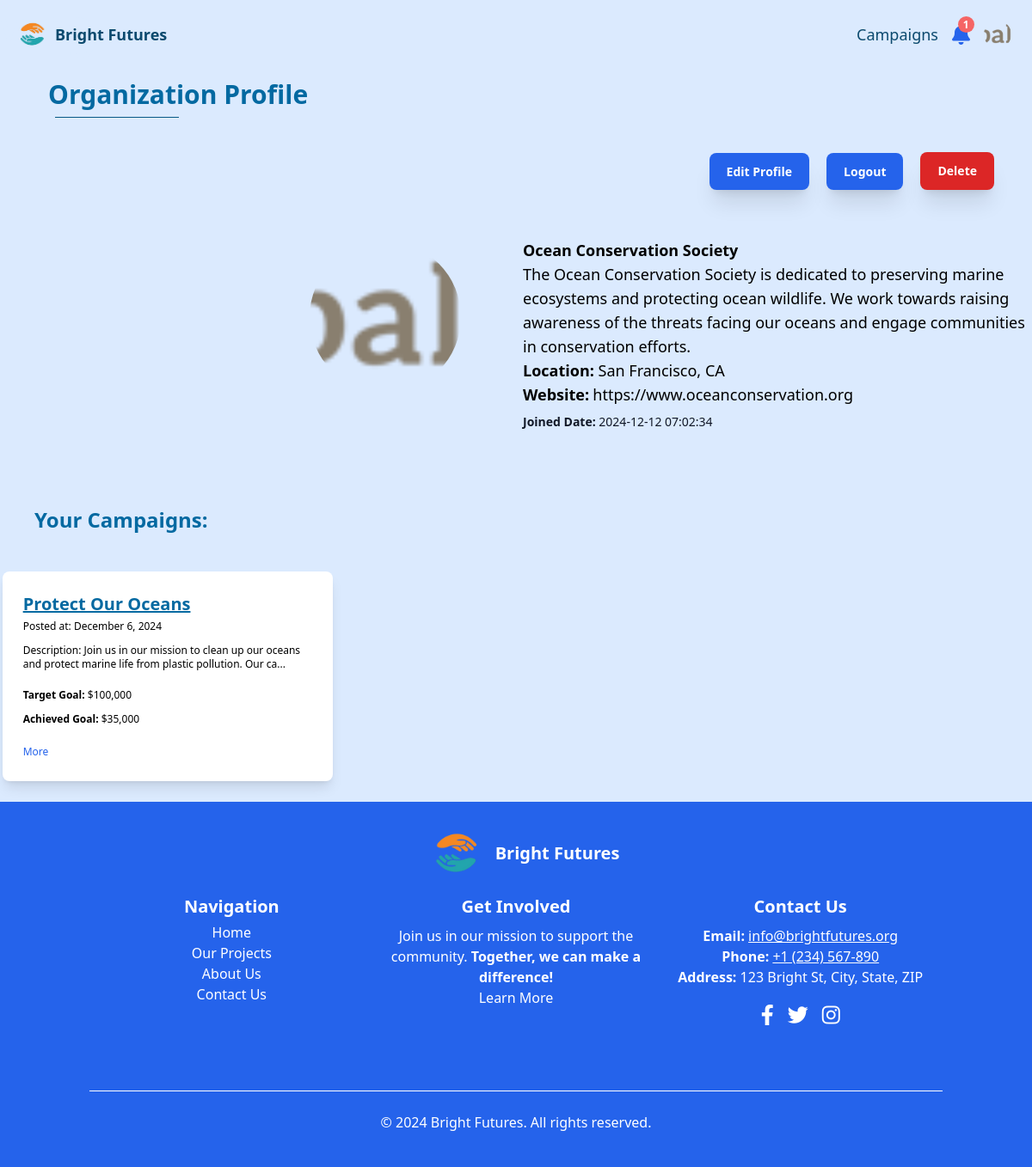
The page /src/pporg.php (signed in) on the database its author committed.
### tables this page shows
CREATE TABLE `Organization` (
  `orgName` varchar(255) NOT NULL,
  `logo` varchar(255) NOT NULL,
  `orgDesc` text NOT NULL,
  `location` varchar(255) NOT NULL,
  `website` varchar(255) NOT NULL,
  `password` varchar(255) NOT NULL,
  `joinedDate` timestamp NOT NULL DEFAULT current_timestamp()
);

CREATE TABLE `Charity` (
  `id` int(11) NOT NULL,
  `campTitle` varchar(255) NOT NULL,
  `campDesc` text NOT NULL,
  `orgName` varchar(255) NOT NULL,
  `targetGoal` decimal(10,2) NOT NULL,
  `achievedGoal` decimal(10,2) DEFAULT 0.00,
  `challenges` text DEFAULT NULL,
  `solutions` text DEFAULT NULL,
  `photo_paths` text DEFAULT NULL,
  `created_at` timestamp NOT NULL DEFAULT current_timestamp(),
  `updated_at` timestamp NOT NULL DEFAULT current_timestamp() ON UPDATE current_timestamp()
);

### src/pporg.php (the view, shortened to what this page needs)
<?php
include("conn.php");
require "./shared/fheader.php";
if (isset($_SESSION['orgName']) && isset($_COOKIE['orgName'])) {
    $orgName = $_SESSION['orgName'];
?>
    <head>
        <link href="./output.css" rel="stylesheet">
    </head>
    <body class="bg-blue-100">
        <div class="mb-8 text-6xl text-blue-100">wsg</div>
        <p class="text-3xl text-sky-700 font-bold pl-14">Organization Profile</p>
        <hr class="border-0 h-px bg-sky-800 w-36 mb-10 ml-16 mt-2" />
        <div class="flex justify-end ">
            <div class="flex space-x-2 mr-4 pr-4">
                <div class="my-auto">
                    <a href="editorg.php" class="text-xs rounded-lg mr-3 text-white bg-blue-600 hover:font-extrabold font-bold md:py-3 py-2 md:px-5 px-3 md:text-sm shadow-xl hover:shadow-2xl">Edit Profile</a>
                </div>
                <div class="my-auto">
                    <a href="flogout.php" class="text-xs rounded-lg mr-3 text-white hover:font-extrabold font-bold md:py-3 py-2 md:px-5 px-3 md:text-sm shadow-xl hover:shadow-2xl bg-blue-600">Logout</a>
                </div>
                <div class="my-auto mr-2">
                    <button onclick="confirmDelete(event)" data-delete-url="delorg.php" type="submit" name="delete" class="text-xs rounded-lg mr-3 bg-red-600 text-white hover:font-extrabold font-bold md:py-3 py-2 md:px-5 px-3 md:text-sm shadow-xl hover:shadow-2xl">
                        Delete
                    </button>
                </div>
            </div>
        </div>
        <div class="mt-14 pb-10">
            <?php
            $select = "SELECT * FROM Organization WHERE orgName = '$orgName'";
            $rs = mysqli_query($con, $select);
            $count = mysqli_num_rows($rs);
            if ($count > 0) {
                while ($result = mysqli_fetch_assoc($rs)) {
            ?>
                    <div class="grid md:grid-cols-4 grid-cols-2 gap-4 justify-around">
                        <div class="col-span-1 md:block hidden">
                        </div>
                        <div class="col-span-1">
                            <img class="mx-auto rounded-full m-1 mb-2 md:w-44 md:h-44 w-28 h-28 object-cover object-center" src="<?= $result['logo'] ?>" alt="profile picture">
                        </div>
                        <div class="my-auto md:col-span-2">
                            <h1 class="text-xl md:text-lg font-extrabold"><?php echo $result['orgName'] ?></h1>
                            <p class="text-lg inline-block"><?php echo $result['orgDesc'] ?></p>
                            <div>
                                <p class="text-lg font-bold inline">Location: </p>
                                <p class="text-lg inline-block"><?php echo $result['location'] ?></p>
                            </div>
                            <p class="text-lg font-bold inline">Website:</p>
                            <p class="text-lg inline-block"><?php echo $result['website'] ?></p>
                            <p class="text-sm pt-2 text-gray-900"><b>Joined Date: </b><?php echo $result['joinedDate'] ?></p>
                        </div>
                    </div>
            <?php
                }
            } else {
                echo "<h2 class='text-center md:text-3xl font-bold mb-5 text-blue-800'>No records found</h2>";
            }
            ?>
        </div>
        <div>
            <p class="text-2xl font-bold py-4 md:mt-8 mb-2 px-10 w-fit text-sky-700">Your Campaigns:</p>
        </div>
        <div class="md:pt-5 pt-0">
            <?php
            function truncateText($text, $maxLength)
            {
                if (strlen($text) > $maxLength) {
                    $text = substr($text, 0, $maxLength) . '...';
                }
                return $text;
            }
            $select = "SELECT * FROM Charity WHERE orgName = '$orgName'";
            $rs = mysqli_query($con, $select);
            $count = mysqli_num_rows($rs);
            if ($count > 0) {
                echo '<div class="grid grid-cols-1 sm:grid-cols-2 md:grid-cols-3 gap-4">';
                while ($result = mysqli_fetch_assoc($rs)) {
                    $campId = htmlspecialchars($result['id']);
                    $campTitle = htmlspecialchars($result['campTitle']);
                    $campDesc = htmlspecialchars(truncateText($result['campDesc'], 100));
                    $targetGoal = htmlspecialchars($result['targetGoal']);
                    $achievedGoal = htmlspecialchars($result['achievedGoal']);
                    $createdAt = htmlspecialchars(date("F j, Y", strtotime($result['created_at'])));
            ?>
                    <div class="max-w-sm mx-auto mb-6">
                        <div class="bg-white shadow-lg rounded-lg overflow-hidden">
                            <div class="p-6">
                                <h2 class="font-bold text-xl pb-1 text-sky-700 underline"><?php echo $campTitle; ?></h2>
                                <p class="text-xs mb-2">Posted at: <?php echo $createdAt; ?></p>
                                <p class="pt-1 text-xs mb-4">Description: <?php echo $campDesc; ?></p>
                                <p class="pt-1 text-xs mb-2"><span class="font-semibold">Target Goal:</span> $<?php echo number_format($targetGoal); ?></p>
                                <p class="pt-1 text-xs mb-4"><span class="font-semibold">Achieved Goal:</span> $<?php echo number_format($achievedGoal); ?></p>
                                <a href="fdetail.php?id=<?php echo $campId; ?>" class="text-blue-600 hover:underline text-xs">More</a>
                            </div>
                        </div>
                    </div>
            <?php
                }
                echo '</div>';
            } else {
                echo "<h2 class='text-center md:text-3xl font-bold mb-8 text-gray-500'>No Campaigns available yet</h2>";
            }
            ?>
        </div>
        <div class="bg-blue-600 text-white pt-3 pb-6 md:flex md:items-center">
            <div class="container mx-auto px-4">
                <div class="flex justify-center items-center pt-0 mt-0">
                    <img src="./img/logo.png" alt="Logo" class="md:w-24 w-10" />
                    <h2 class="text-white font-bold md:text-xl">Bright Futures</h2>
                </div>
                <div class="flex flex-col md:flex-row justify-between w-full mb-16">
                    <div class="w-full md:w-1/3 mb-4 md:mb-0 text-center">
                        <h4 class="md:text-xl font-bold pb-1">Navigation</h4>
                        <a href="/" class="text-white hover:underline block">Home</a>
                        <a href="/projects" class="text-white hover:underline block">Our Projects</a>
                        <a href="/about" class="text-white hover:underline block">About Us</a>
                        <a href="/about#contact-us" class="text-white hover:underline block">Contact Us</a>
                    </div>
                    <div class="w-full md:w-1/3 mb-4 md:mb-0 text-center">
                        <h4 class="md:text-xl font-bold pb-2">Get Involved</h4>
                        <p>Join us in our mission to support the community. <b>Together, we can make a difference!</b></p>
                        <a href="/about" class="hover:underline text-white">Learn More</a>
                    </div>
                    <div class="w-full md:w-1/3 text-center">
                        <h4 class="text-xl font-bold pb-2">Contact Us</h4>
                        <p><b>Email:</b> <a href="mailto:info@brightfutures.org" class="underline">info@brightfutures.org</a></p>
                        <p><b>Phone:</b> <a href="tel:+1234567890" class="underline">+1 (234) 567-890</a></p>
                        <p><b>Address:</b> 123 Bright St, City, State, ZIP</p>
                        <div class="flex justify-center mt-2">
                            <a href="https://facebook.com" class="flex items-center justify-center p-2 text-white">
                                <i class="fab fa-facebook-f text-2xl hover:text-3xl duration-500"></i>
                            </a>
                            <a href="https://twitter.com" class="flex items-center justify-center p-2 text-white">
                                <i class="fab fa-twitter text-2xl hover:text-3xl duration-500"></i>
                            </a>
                            <a href="https://instagram.com" class="flex items-center justify-center p-2 text-white">
                                <i class="fab fa-instagram text-2xl hover:text-3xl duration-300"></i>
                            </a>
                        </div>
                    </div>
                </div>
                <div class="my-3 bg-white h-px mb-6"></div>
                <div class="text-center mb-4">
                    <p>© <?php echo date('Y'); ?> Bright Futures. All rights reserved.</p>
                </div>
            </div>
        </div>
    </body>
    </html>
<?php
} else {
    header("Location: login.php");
}
?>

### src/Shared/fheader.php (shortened to what this page needs)
<?php
if (isset($_SESSION['orgName']) && isset($_COOKIE['orgName'])) {
  $logOrg = $_SESSION['orgName'];
  $sql = "SELECT * FROM `Organization` WHERE `orgName` = '$logOrg'";
  $rs = mysqli_query($con, $sql);
  $result = mysqli_fetch_assoc($rs);
  $pp = $result['logo'];
  $notificationsQuery = "SELECT * FROM fNotification WHERE orgName = '$logOrg' ORDER BY created_at DESC";
  $notificationsResult = mysqli_query($con, $notificationsQuery);
  $notifications = mysqli_fetch_all($notificationsResult, MYSQLI_ASSOC);
  $unreadCount = 0;
  foreach ($notifications as $notification) {
    if ($notification['is_read'] == 0) {
      $unreadCount++;
    }
  }
?>
  <!DOCTYPE html>
  <html lang="en">
  <head>
    <link rel="stylesheet" href="https://cdnjs.cloudflare.com/ajax/libs/font-awesome/6.0.0-beta3/css/all.min.css">
    <link rel="stylesheet" href="../output.css">
  </head>
  <body>
    <header id="header" class="p-2 pr-6 py-3 flex justify-between items-center text-gray-800 fixed w-full z-20 transition-all duration-300 bg-transparent">
      <div class="flex items-center">
        <img src="./img/logo.png" alt="Logo" class="w-14" />
        <span class="text-lg font-bold text-sky-900">Bright Futures</span>
      </div>
      <nav class="flex flex-grow justify-end space-x-8 text-lg text-sky-900">
        <a href="/Charity/src/findex.php" class="mr-4 <?php echo ($_SERVER['PHP_SELF'] == '/Charity/src/findex.php') ? 'text-blue-600 border-blue-600 border-b-2' : 'hover:text-blue-600 hover:border-blue-600 hover:border-b-2 duration-200'; ?>">Campaigns</a>
      </nav>
      <div class="flex space-x-4">
        <div class="relative">
          <button type="submit" name="not" id="notificationButton" class="notification-icon relative">
            <i class="fas fa-bell text-2xl" style="color: #2563eb !important;"></i>
            <?php if ($unreadCount > 0): ?>
              <span class="absolute" style="top: -0.3rem; right: -0.3rem; background-color: #f56565; color: white; width: 1.2rem; height: 1.2rem; border-radius: 50%; display: flex; align-items: center; justify-content: center; font-size: 0.75rem; font-weight: bold;">
                <?php echo $unreadCount; ?>
              </span>
            <?php endif; ?>
          </button>
        </div>
        <a href="pporg.php?orgName=<?php echo $result['orgName']; ?>" class="pp ml-2 flex items-center duration-300">
          <img class="mx-auto rounded-full w-8 h-8 object-center object-cover" src="<?php echo $pp; ?>" alt="pp">
        </a>
      </div>
    </header>
  </body>
  </html>
<?php
}
?>

### src/Shared/fheader.php (style rules this page uses)
.hidden { display: none; }

### rows shown on the page
organization: logo (picture), orgName "Ocean Conservation Society", orgDesc "The Ocean Conservation Society is dedicated to preserving marine ecosystems and protecting ocean wildlife. We work towards raising awareness of the threats facing our oceans and engage communities in conservation efforts.", location "San Francisco, CA", website "https://www.oceanconservation.org", joinedDate "2024-12-12 07:02:34"
charity: campTitle "Protect Our Oceans", created_at "December 6, 2024", campDesc "Join us in our mission to clean up our oceans and protect marine life from plastic pollution. Our ca...", targetGoal "100,000", achievedGoal "35,000"

### other values the page prints
$unreadCount "1"
